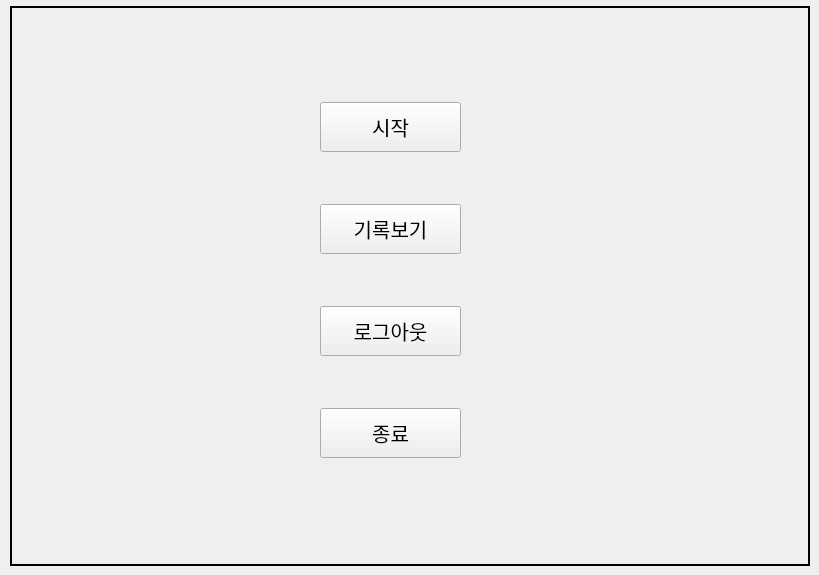
    <widget class="QWidget" name="MainMenu_UI">
     <widget class="QFrame" name="frame_3">
      <property name="geometry">
       <rect>
        <x>10</x>
        <y>6</y>
        <width>800</width>
        <height>560</height>
       </rect>
      </property>
      <property name="styleSheet">
       <string notr="true">#frame_3{
    border: 2px solid black;
    border-radius: 0px;
}</string>
      </property>
      <property name="frameShape">
       <enum>QFrame::Shape::StyledPanel</enum>
      </property>
      <property name="frameShadow">
       <enum>QFrame::Shadow::Raised</enum>
      </property>
      <widget class="QWidget" name="layoutWidget">
       <property name="geometry">
        <rect>
         <x>310</x>
         <y>50</y>
         <width>141</width>
         <height>451</height>
        </rect>
       </property>
       <layout class="QVBoxLayout" name="verticalLayout">
        <item>
         <widget class="QPushButton" name="StartButton">
          <property name="minimumSize">
           <size>
            <width>0</width>
            <height>50</height>
           </size>
          </property>
          <property name="font">
           <font>
            <family>한컴 울주 천전리 각석체</family>
            <pointsize>15</pointsize>
           </font>
          </property>
          <property name="text">
           <string>시작</string>
          </property>
         </widget>
        </item>
        <item>
         <widget class="QPushButton" name="RecordButton">
          <property name="minimumSize">
           <size>
            <width>0</width>
            <height>50</height>
           </size>
          </property>
          <property name="font">
           <font>
            <family>한컴 말랑말랑</family>
            <pointsize>15</pointsize>
           </font>
          </property>
          <property name="text">
           <string>기록보기</string>
          </property>
         </widget>
        </item>
        <item>
         <widget class="QPushButton" name="LogoutButton">
          <property name="minimumSize">
           <size>
            <width>0</width>
            <height>50</height>
           </size>
          </property>
          <property name="font">
           <font>
            <family>한컴 훈민정음 가로쓰기</family>
            <pointsize>15</pointsize>
           </font>
          </property>
          <property name="text">
           <string>로그아웃</string>
          </property>
         </widget>
        </item>
        <item>
         <widget class="QPushButton" name="ExitButton_MainMenuUI">
          <property name="minimumSize">
           <size>
            <width>0</width>
            <height>50</height>
           </size>
          </property>
          <property name="font">
           <font>
            <family>한컴 훈민정음 세로쓰기</family>
            <pointsize>15</pointsize>
           </font>
          </property>
          <property name="text">
           <string>종료</string>
          </property>
         </widget>
        </item>
       </layout>
      </widget>
     </widget>
    </widget>
